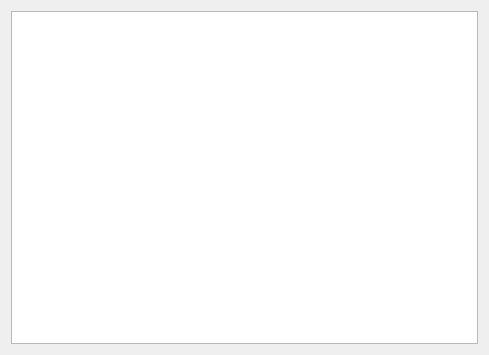
<?xml version="1.0" encoding="UTF-8"?>
<ui version="4.0">
 <class>Dialog</class>
 <widget class="QDialog" name="Dialog">
  <property name="geometry">
   <rect>
    <x>0</x>
    <y>0</y>
    <width>489</width>
    <height>355</height>
   </rect>
  </property>
  <property name="windowTitle">
   <string>Dialog</string>
  </property>
  <layout class="QVBoxLayout" name="verticalLayout">
   <item>
    <widget class="QTreeView" name="treeView"/>
   </item>
  </layout>
 </widget>
 <resources/>
 <connections/>
</ui>
